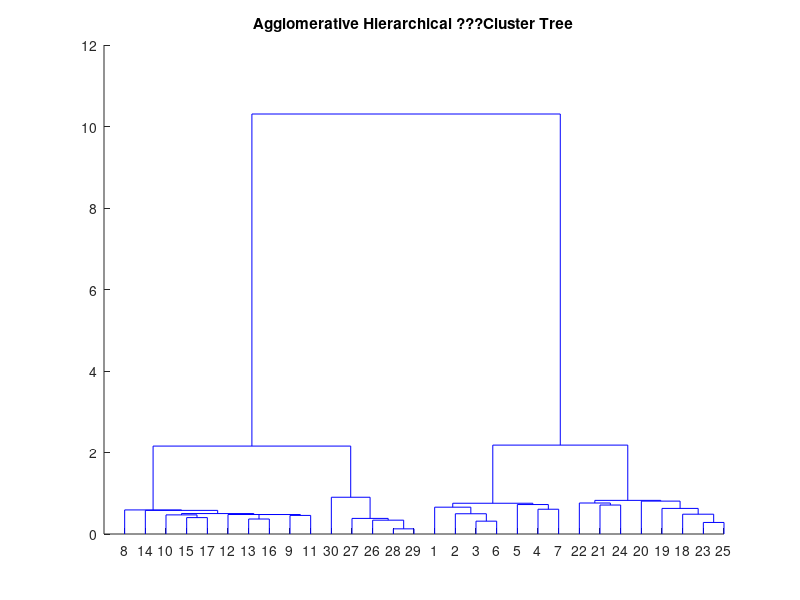

Write the MATLAB code that produced this figure.
X = dlmread('TheData.txt');
Z = linkage(X);

figure();
cutoff = median([Z(end-3,3) Z(end-1,3)])
dendrogram(Z, 'ColorThreshold', cutoff);
title('Agglomerative Hierarchical ???Cluster Tree');

% T = cluster(Z, 'maxclust', 4);